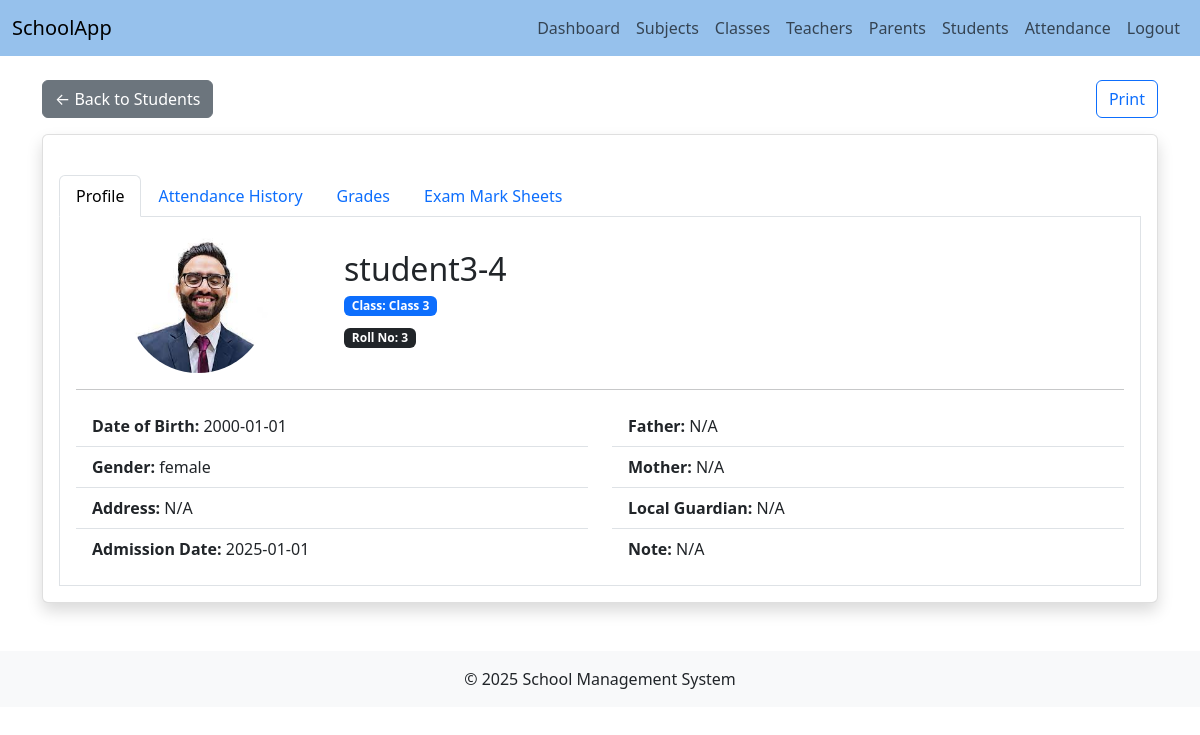
Screenshot of /pages/student_profile.php?id=48 with the database file from the repository.
### tables this page shows
CREATE TABLE `students` (
  `id` int(11) NOT NULL,
  `father_id` int(11) DEFAULT NULL,
  `mother_id` int(11) DEFAULT NULL,
  `local_guardian_id` int(11) DEFAULT NULL,
  `user_id` int(11) NOT NULL,
  `first_name` varchar(50) DEFAULT NULL,
  `last_name` varchar(50) DEFAULT NULL,
  `roll_no` int(11) NOT NULL,
  `dob` date DEFAULT NULL,
  `gender` enum('male','female','other') DEFAULT NULL,
  `address` varchar(255) DEFAULT NULL,
  `admission_date` date DEFAULT NULL,
  `current_class_id` int(11) DEFAULT NULL,
  `current_section_id` int(11) DEFAULT NULL,
  `current_department_id` int(11) DEFAULT NULL,
  `profile_picture` varchar(255) DEFAULT NULL,
  `note` text DEFAULT NULL,
  `is_deleted` tinyint(1) NOT NULL DEFAULT 0
);

CREATE TABLE `classes` (
  `id` int(11) NOT NULL,
  `name` varchar(50) NOT NULL,
  `is_deleted` tinyint(1) NOT NULL DEFAULT 0
);

### pages/student_profile.php (the view, shortened to what this page needs)
<?php
include '../includes/header.php';
include '../includes/db_connect.php';
$student_id = $_GET['id'] ?? '';
$sql = "SELECT s.*, c.name AS class_name, d.name AS department_name, sec.name AS section_name,
    f.first_name AS father_first_name, f.last_name AS father_last_name, f.phone AS father_phone,
    m.first_name AS mother_first_name, m.last_name AS mother_last_name, m.phone AS mother_phone,
    lg.first_name AS local_guardian_first_name, lg.last_name AS local_guardian_last_name, lg.phone AS local_guardian_phone
    FROM students s
    LEFT JOIN classes c ON s.current_class_id = c.id
    LEFT JOIN departments d ON s.current_department_id = d.id
    LEFT JOIN sections sec ON s.current_section_id = sec.id
    LEFT JOIN parents f ON s.father_id = f.id
    LEFT JOIN parents m ON s.mother_id = m.id
    LEFT JOIN parents lg ON s.local_guardian_id = lg.id
    WHERE s.id = ?";
$stmt = $conn->prepare($sql);
$stmt->bind_param('i', $student_id);
$stmt->execute();
$result = $stmt->get_result();
$student = $result->fetch_assoc();
?>
<div class="container mt-4">
  <a href="students.php" class="btn btn-secondary mb-3">&larr; Back to Students</a>
  <button class="btn btn-outline-primary mb-3 float-end" onclick="window.print()"><i class="bi bi-printer"></i> Print</button>
  <div class="card shadow">
    <div class="card-body">
      <ul class="nav nav-tabs mt-4" id="profileTabs" role="tablist">
        <li class="nav-item" role="presentation">
          <button class="nav-link active" id="profile-tab" data-bs-toggle="tab" data-bs-target="#profileTab" type="button" role="tab">Profile</button>
        </li>
        <li class="nav-item" role="presentation">
          <button class="nav-link" id="attendance-tab" data-bs-toggle="tab" data-bs-target="#attendanceTab" type="button" role="tab">Attendance History</button>
        </li>
        <li class="nav-item" role="presentation">
          <button class="nav-link" id="grades-tab" data-bs-toggle="tab" data-bs-target="#gradesTab" type="button" role="tab">Grades</button>
        </li>
        <li class="nav-item" role="presentation">
          <button class="nav-link" id="marksheet-tab" data-bs-toggle="tab" data-bs-target="#marksheetTab" type="button" role="tab">Exam Mark Sheets</button>
        </li>
      </ul>
      <div class="tab-content p-3 border border-top-0 bg-white" id="profileTabsContent">
        <div class="tab-pane fade show active" id="profileTab" role="tabpanel">
          <div class="row align-items-center">
            <div class="col-md-3 text-center mb-3 mb-md-0">
              <?php if ($student['profile_picture']): ?>
                <img src="../uploads/students/<?php echo htmlspecialchars($student['profile_picture']); ?>" alt="Profile" class="img-fluid rounded-circle" style="width: 140px; height: 140px; object-fit: cover;">
              <?php else: ?>
                <div class="bg-secondary rounded-circle d-flex align-items-center justify-content-center" style="width: 140px; height: 140px; color: #fff; font-size: 2.5rem;">
                  <span><?php echo strtoupper(substr($student['first_name'], 0, 1)); ?></span>
                </div>
              <?php endif; ?>
            </div>
            <div class="col-md-9">
              <h2 class="mb-1"><?php echo htmlspecialchars($student['first_name'] . ' ' . $student['last_name']); ?></h2>
              <div class="mb-2">
                <span class="badge bg-primary me-2">Class: <?php echo htmlspecialchars($student['class_name']); ?></span>
              </div>
              <div class="mb-2">
                <span class="badge bg-dark">Roll No: <?php echo htmlspecialchars($student['roll_no']); ?></span>
              </div>
            </div>
          </div>
          <hr>
          <div class="row">
            <div class="col-md-6">
              <ul class="list-group list-group-flush">
                <li class="list-group-item"><strong>Date of Birth:</strong> <?php echo $student['dob'] && $student['dob'] !== '0000-00-00' ? htmlspecialchars($student['dob']) : 'N/A'; ?></li>
                <li class="list-group-item"><strong>Gender:</strong> <?php echo htmlspecialchars($student['gender'] ?: 'N/A'); ?></li>
                <li class="list-group-item"><strong>Address:</strong> <?php echo htmlspecialchars($student['address'] ?: 'N/A'); ?></li>
                <li class="list-group-item"><strong>Admission Date:</strong> <?php echo $student['admission_date'] && $student['admission_date'] !== '0000-00-00' ? htmlspecialchars($student['admission_date']) : 'N/A'; ?></li>
              </ul>
            </div>
            <div class="col-md-6">
              <ul class="list-group list-group-flush">
                <li class="list-group-item"><strong>Father:</strong> <?php echo $student['father_first_name'] ? htmlspecialchars($student['father_first_name'] . ' ' . $student['father_last_name']) . ($student['father_phone'] ? ' (' . htmlspecialchars($student['father_phone']) . ')' : '') : 'N/A'; ?></li>
                <li class="list-group-item"><strong>Mother:</strong> <?php echo $student['mother_first_name'] ? htmlspecialchars($student['mother_first_name'] . ' ' . $student['mother_last_name']) . ($student['mother_phone'] ? ' (' . htmlspecialchars($student['mother_phone']) . ')' : '') : 'N/A'; ?></li>
                <li class="list-group-item"><strong>Local Guardian:</strong> <?php echo $student['local_guardian_first_name'] ? htmlspecialchars($student['local_guardian_first_name'] . ' ' . $student['local_guardian_last_name']) . ($student['local_guardian_phone'] ? ' (' . htmlspecialchars($student['local_guardian_phone']) . ')' : '') : 'N/A'; ?></li>
                <li class="list-group-item"><strong>Note:</strong> <?php echo htmlspecialchars($student['note'] ?: 'N/A'); ?></li>
              </ul>
            </div>
          </div>
        </div>
      </div>
    </div>
  </div>
</div>
<?php include '../includes/footer.php'; ?>

### assets/css/style.css (style rules this page uses)
.card { box-shadow: 0 0.125rem 0.25rem rgba(0, 0, 0, 0.075); border: 1px solid rgba(0, 0, 0, 0.125); }

### rows the page displays
students: profile_picture (picture), first_name+last_name "student3-4", current_class.name "Class 3", roll_no "3", dob "2000-01-01", gender "female", address "N/A", admission_date "2025-01-01", note "N/A"
